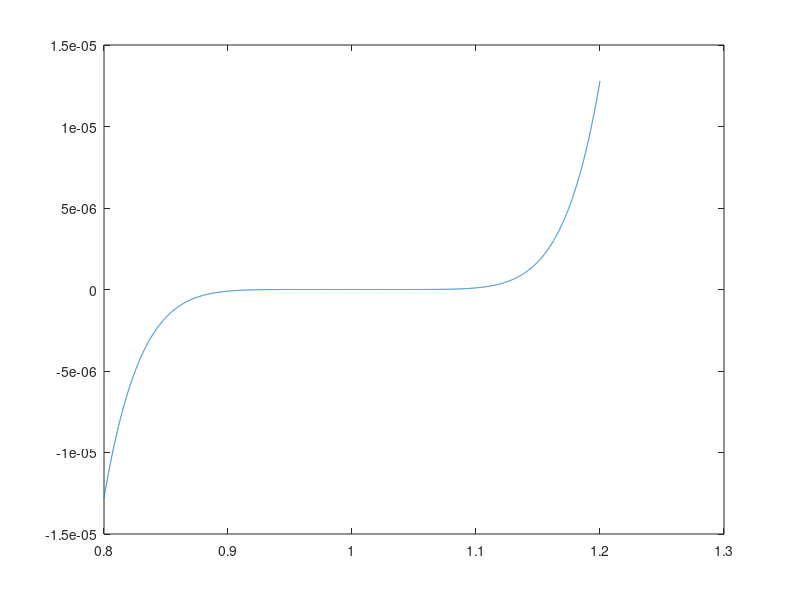
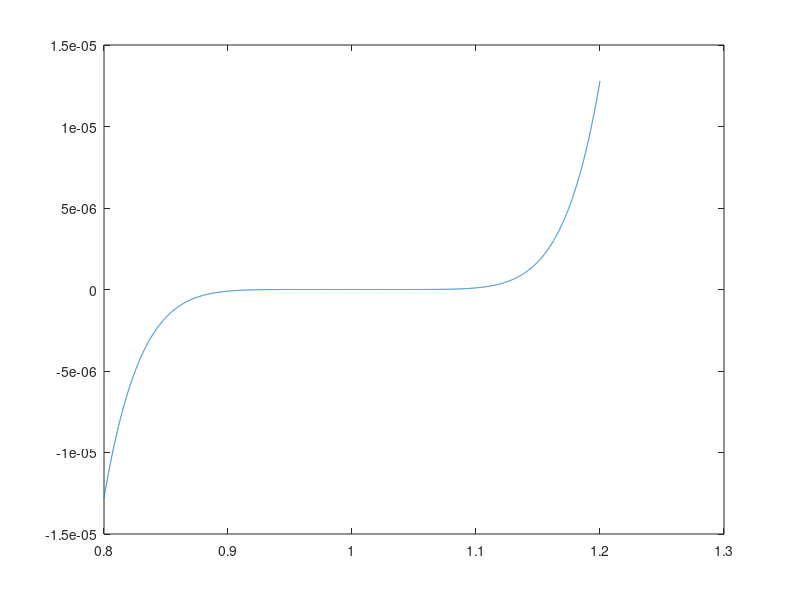

Write MATLAB code to recreate these figures, in order.
%single
x = 0.8:5*10^(-5):1.2;
plot(x,(x-1).^7);

figure

plot(x,((((((x-7).*x+21).*x-35).*x+35).*x-21).*x+7).*x-1);

%kein Plan wo der Unterschied sein soll